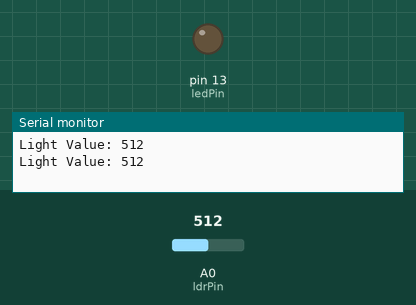
Simulated run of this sketch. Board: Arduino Uno, built with avr-gcc and run on an emulated ATmega328P. On the bench: output pins drawn as LEDs (lit = HIGH), the last lines printed to the serial monitor. The inputs (shaded band) are chosen by the test bench; at power-on: A0 (ldrPin) = 512.

Above: at 1.8 s.
1.9 s: A0 (ldrPin) set to 414
3.4 s: A0 (ldrPin) set to 389
At 5.2 s:
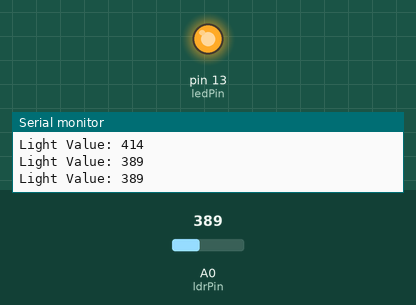
5.5 s: A0 (ldrPin) set to 410
At 6.9 s:
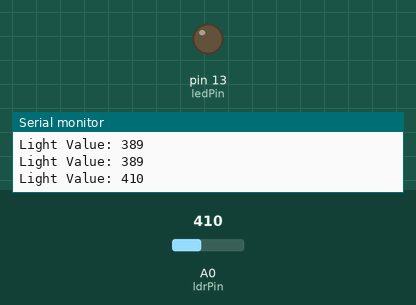
7.5 s: A0 (ldrPin) set to 390
At 8.5 s:
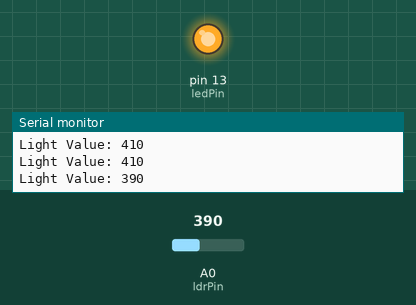
Timing chart, 0 to 10.5 s (numbered marks = the images above; inputs shaded):
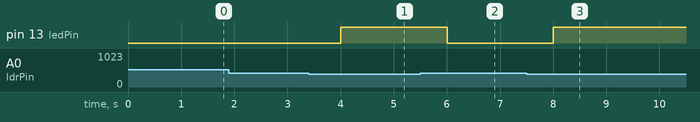

Measured:
- the behaviour switches between 400 and 399 on A0 (ldrPin) (found by bisection; images 0 and 1)
- after the input at 3.4 s, pin 13 (ledPin): LOW → HIGH after 0.60 s
- after the input at 5.5 s, pin 13 (ledPin): HIGH → LOW after 0.50 s
- after the input at 7.5 s, pin 13 (ledPin): LOW → HIGH after 0.50 s

The sketch:

automatic_street_light.ino
```cpp
int ldrPin = A0;
int ledPin = 13;

void setup() {
  pinMode(ledPin, OUTPUT);
  Serial.begin(9600);
}

void loop() {
  int lightValue = analogRead(ldrPin);

  Serial.print("Light Value: ");
  Serial.println(lightValue);

  if (lightValue < 400) {
    digitalWrite(ledPin, HIGH);
  } else {
    digitalWrite(ledPin, LOW);
  }

  delay(1000);
}
```
